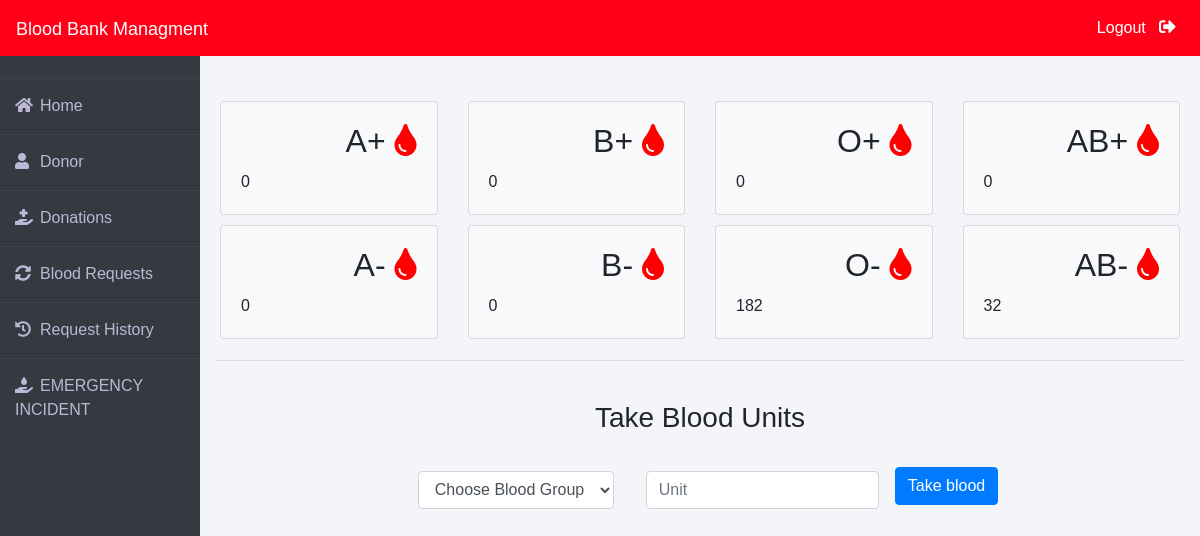
The page /admin-blood (signed in) on the database as committed earlier.
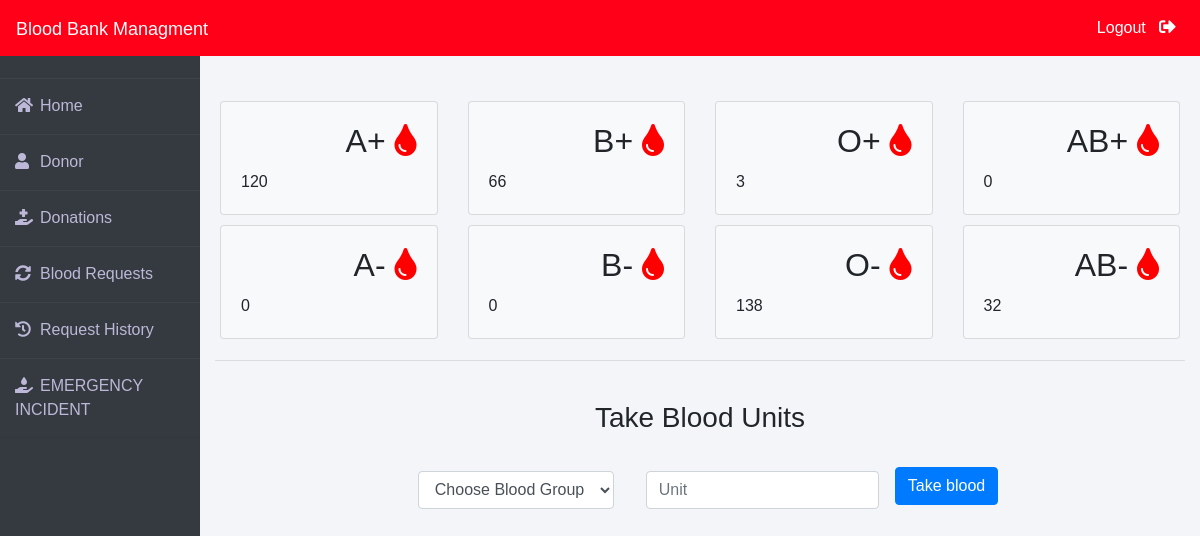
The same page on the database as committed later.
### blood/models.py (models this page shows, shortened)
class Stock(models.Model):
    bloodgroup=models.CharField(max_length=10)
    unit=models.PositiveIntegerField(default=0)

### blood/views.py (the view, shortened to what this page needs)
# urls.py: path('admin-blood', views.admin_blood_view,name='admin-blood'),
@login_required(login_url='adminlogin')
def admin_blood_view(request):
    dict={
        'bloodForm':forms.BloodForm(),
        'A1':models.Stock.objects.get(bloodgroup="A+"),
        'A2':models.Stock.objects.get(bloodgroup="A-"),
        'B1':models.Stock.objects.get(bloodgroup="B+"),
        'B2':models.Stock.objects.get(bloodgroup="B-"),
        'AB1':models.Stock.objects.get(bloodgroup="AB+"),
        'AB2':models.Stock.objects.get(bloodgroup="AB-"),
        'O1':models.Stock.objects.get(bloodgroup="O+"),
        'O2':models.Stock.objects.get(bloodgroup="O-"),
    }
    return render(request,'blood/admin_blood.html',context=dict)

### blood/forms.py
class BloodForm(forms.ModelForm):
    class Meta:
        model=models.Stock
        fields=['bloodgroup','unit']

### templates/blood/admin_blood.html (shortened to what this page needs)
{% extends 'blood/adminbase.html' %}
{% block content %}
{% load widget_tweaks %}
<br><br>
<div class="container">
    <div class="row">
      <div class="col-sm-3">
        <div class="card bg-light">
          <div class="card-body">
              <div class="blood">
                  <h2>A+ <i class="fas fa-tint"></i></h2>
              </div><br><br>
              <div>
                  {{A1.unit}}
              </div>
          </div>
        </div>
      </div>
      <div class="col-sm-3">
          <div class="card bg-light">
              <div class="card-body">
                  <div class="blood">
                      <h2>B+ <i class="fas fa-tint"></i></h2>
                  </div><br><br>
                  <div>
                    {{B1.unit}}
                  </div>
              </div>
            </div>
      </div>
      <div class="col-sm-3">
          <div class="card bg-light">
              <div class="card-body">
                  <div class="blood">
                      <h2>O+ <i class="fas fa-tint"></i></h2>
                  </div><br><br>
                  <div>
                    {{O1.unit}}
                  </div>
              </div>
            </div>
        </div>
        <div class="col-sm-3">
          <div class="card bg-light">
              <div class="card-body">
                  <div class="blood">
                      <h2>AB+ <i class="fas fa-tint"></i></h2>
                  </div><br><br>
                  <div>
                    {{AB1.unit}}
                  </div>
              </div>
            </div>
        </div>
    </div>
    <div class="row">
      <div class="col-sm-3">
        <div class="card bg-light">
          <div class="card-body">
              <div class="blood">
                  <h2>A- <i class="fas fa-tint"></i></h2>
              </div><br><br>
              <div>
                {{A2.unit}}
              </div>
          </div>
        </div>
      </div>
      <div class="col-sm-3">
          <div class="card bg-light">
              <div class="card-body">
                  <div class="blood">
                      <h2>B- <i class="fas fa-tint"></i></h2>
                  </div><br><br>
                  <div>
                    {{B2.unit}}
                  </div>
              </div>
            </div>
      </div>
      <div class="col-sm-3">
          <div class="card bg-light">
              <div class="card-body">
                  <div class="blood">
                      <h2>O- <i class="fas fa-tint"></i></h2>
                  </div><br><br>
                  <div>
                    {{O2.unit}}
                  </div>
              </div>
            </div>
        </div>
        <div class="col-sm-3">
          <div class="card bg-light">
              <div class="card-body">
                  <div class="blood">
                      <h2>AB- <i class="fas fa-tint"></i></h2>
                  </div><br><br>
                  <div>
                    {{AB2.unit}}
                  </div>
              </div>
            </div>
        </div>
    </div>
<hr>
<br>
<h3 class="text-center">Take Blood Units</h3><br>
<div class="xyz">
    <form class="form-inline" method="POST">
        <div class="form-group mx-sm-3 mb-6">
            <select name="bloodgroup" class="form-control">
                <option disabled="disabled" selected="selected">Choose Blood Group</option>
            </select>
          </div>
        <div class="form-group mx-sm-3 mb-6">
          <input type="number" class="form-control" name="unit" placeholder="Unit">
        </div>
        <button type="submit" class="btn btn-primary mb-2">Take blood</button>
      </form>
</div>
</div>
{% endblock content %}

Rows that differ between the two databases and show on the page:
changed Stock (number 1 of 8 on the later page): unit "0" → "120"
changed Stock (number 2 of 8 on the later page): unit "0" → "66"
changed Stock (number 3 of 8 on the later page): unit "0" → "3"
changed Stock (number 7 of 8 on the later page): unit "182" → "138"
